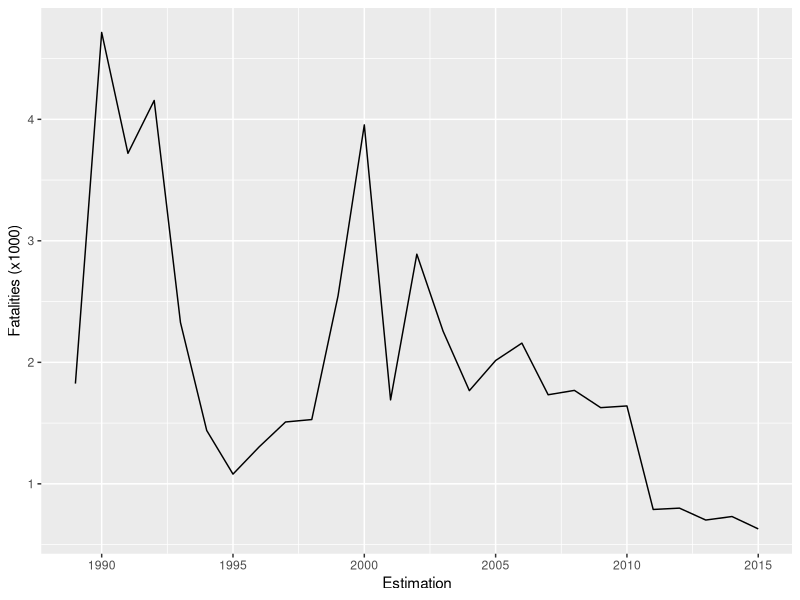

Write R code to recreate this figure.
## ---- chunk 1
library(tidyverse)
## ---- chunk 2
conflicts_india <- read_csv('relevant_data_years.csv')
## ---- chunk 3

total_deaths_india <- conflicts_india %>%
  group_by(year) %>%
  summarize(Best = sum(best),
            Low = sum(low),
            High = sum(high)) %>%
  mutate(
    High = High/1000,
    Low = Low/1000,
    Best = Best/1000
  )
## ---- chunk 4
ggplot(total_deaths_india) +
  geom_line(mapping = aes(x = year, y = Best), fill='red') +
  ylab("Fatalities (x1000)") + xlab('Estimation')
